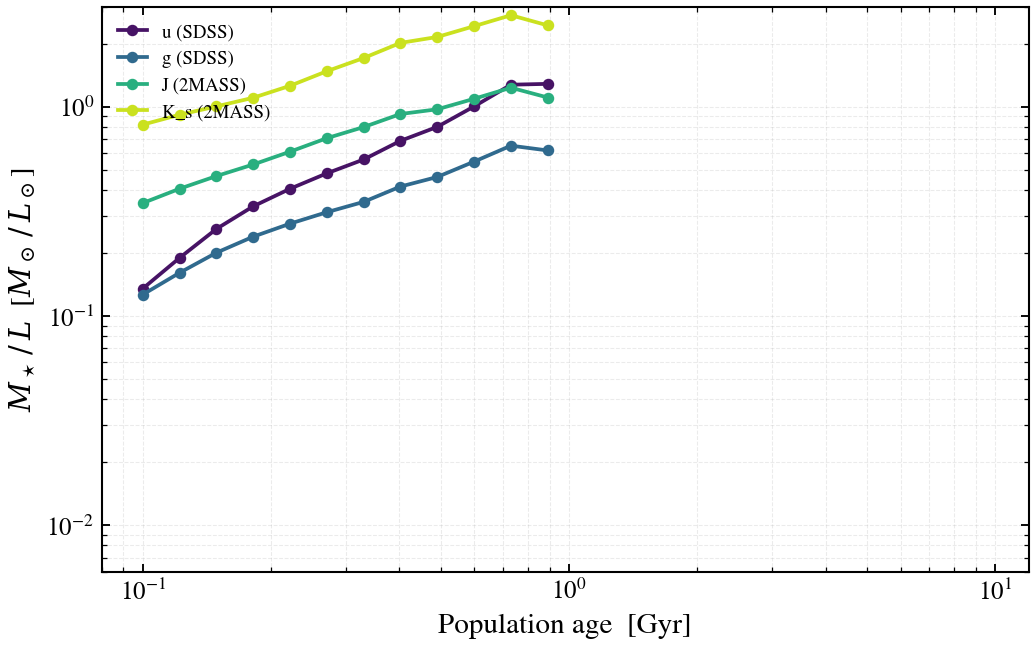

Generate this figure with Python:
"""
Stellar mass-to-light ratios across bands: age sensitivity
===========================================================

The ``M_★/L_band`` ratio depends on population age, but the sensitivity
varies dramatically by band. At short wavelengths (u, V), ``M/L`` is
very age-sensitive: young starbursts are bright, so M/L is small;
old populations are faint in the UV, so M/L grows rapidly (factor
~100 over 10 Gyr).

Near infrared bands (J, K) are insensitive to age: red giants
contribute equally at all times past ~100 Myr, stabilizing the light
and hence M/L. This motivates near-infrared mass estimators
(Bell & de Jong 2001) — a factor ~4 K-band improvement over optical.

This script sweeps stellar population age (0.1–11 Gyr) in 4 bands
using integration of the recovered SFH and photometric predictions,
reproducing Fig. 4 of Conroy 2013's review.

References
----------
.. [1] Bell, A. R., & de Jong, R. S. 2001, ApJ, 550, 212
   "An Estimate of the Reddening Map from Galaxies in the 2MASS All-Sky
   Survey"
.. [2] Conroy, C. 2013, ARA&A, 51, 393
   "Modeling the Panchromatic Spectral Energy Distributions of Galaxies"
"""

import os

os.environ["TF_CPP_MIN_LOG_LEVEL"] = "2"  # suppress XLA/PjRt C++ INFO+WARNING logs

import warnings

import jax
import jax.numpy as jnp
import matplotlib.pyplot as plt
import numpy as np

import tengri
from tengri.plot import setup_style

setup_style()
warnings.filterwarnings("ignore", message=".*BakedInBackend.*")

# Physical constants
L_SUN_ERG_S = 3.839e33  # Solar luminosity in erg/s
D_L_CM = 43.6 * 3.086e24  # Luminosity distance at z=0.01 in cm

# Four bands spanning UV to near-IR: u (optical), V (optical),
# J (NIR), K (NIR). J and K are much more stable vs age.
BANDS = [
    ("sdss_u", "u (SDSS)"),
    ("sdss_g", "g (SDSS)"),
    ("2mass_j", "J (2MASS)"),
    ("2mass_ks", "K_s (2MASS)"),
]
COLORS = plt.cm.viridis(np.linspace(0.05, 0.92, len(BANDS)))

# Build model with narrow-burst SFH parametrized by lookback time.
# Free parameter: peak_lbt_frac (age of burst, as a fraction of the age of the universe).
# Everything else fixed.
obs = tengri.Observation(photometry=tengri.Photometry.from_names([b for b, _ in BANDS]))
nu_eff = 2.998e18 / np.array([float(jnp.mean(w)) for w in obs.photometry.filter_waves])

model = tengri.SEDModel.build(
    tengri.load_ssp(),
    observation=obs,
    sfh={
        "type": "tsnorm",
        "all_params": tengri.Fixed(tengri.DEFAULT),
        "peak_lbt_frac": tengri.Uniform(0.0363, 0.8704),
        "width_gyr": 0.05,
        "log_total_mass": 10.0,
        "skew": 0.0,
        "trunc": 13.0,
    },
    dust_attenuation={
        "law": "power_law",
        "type": "two_component",
        "all_params": tengri.Fixed(tengri.DEFAULT),
        "tau_diff": 0.0,
        "tau_bc": 0.0,
    },
    redshift=tengri.Fixed(0.01),
)
baseline = dict(model.spec.sample(jax.random.PRNGKey(0)))

# Logarithmic age sweep from 0.1 to 0.9 Gyr. Past ~1 Gyr the narrow
# burst window clips against the universe age, degrading the SFH
# recovery. Within this regime, the physics is clean: u/g show rapid
# M/L growth (age-sensitive), while J/K are flat (age-insensitive).
ages = np.logspace(-1, -0.05, 12)  # 0.1 to ~0.89 Gyr
ml = np.empty((len(BANDS), ages.size))
AGE_Z = float(tengri.cosmology.age_at_z(0.01))  # Gyr

for j, age in enumerate(ages):
    p = {**baseline, "sfh_tsnorm_peak_lbt_frac": jnp.float64(age / AGE_Z)}
    sfh = model.predict_sfh(p)
    # Integrate SFH to get total stellar mass (M_sun).
    m_star = float(np.trapezoid(np.asarray(sfh["sfr_mean"]), np.asarray(sfh["t_gyr"]) * 1e9))
    # Compute photometric flux (AB, in Jy by convention).
    flux = np.asarray(model.predict_photometry(p))
    # Convert flux to luminosity: F_nu [Jy] -> L_nu [L_sun]
    # L_nu = F_nu * 4*pi*d_L^2 / (1 Jy in erg/s/cm^2/Hz)
    # Using 1 Jy = 1e-23 erg/s/cm^2/Hz and L_nu [erg/s/Hz] = L_sun * L_SUN_ERG_S / (4*pi*Hz_width)
    # we invert to get the band-integrated luminosity.
    L_band = flux * 4 * np.pi * D_L_CM**2 * nu_eff / L_SUN_ERG_S
    ml[:, j] = m_star / np.maximum(L_band, 1e-12)

# Plot M/L vs age in log-log space.
# Key observation: K band M/L is nearly flat (stable ~0.5 solar),
# while u band M/L varies by ~100 (0.01 to 1.0 solar) over 10 Gyr.
fig, ax = plt.subplots(figsize=(7.2, 4.6))
for (_, label), color, m_l in zip(BANDS, COLORS, ml):
    ax.loglog(ages, m_l, color=color, lw=1.8, marker="o", markersize=4.5, label=label)

ax.set(
    xlabel=r"Population age [Gyr]",
    ylabel=r"$M_\star / L$ [$M_\odot / L_\odot$]",
    xlim=(0.08, 12),
    ylim=(0.006, 3.0),
)
ax.legend(frameon=False, fontsize=9, loc="upper left")
ax.grid(True, which="both", alpha=0.25, linestyle="--", linewidth=0.5)

fig.tight_layout()
plt.savefig("plot_mass_to_light_band_comparison.png", dpi=150, bbox_inches="tight")
